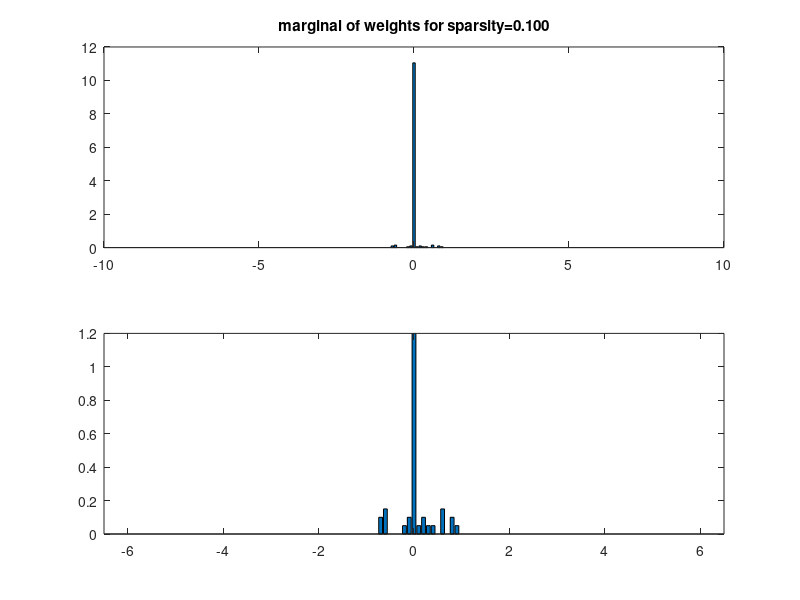
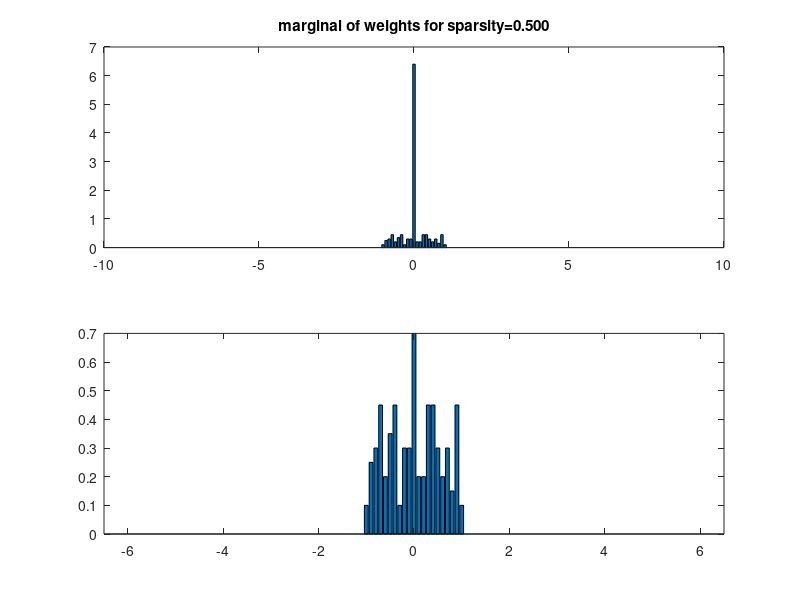
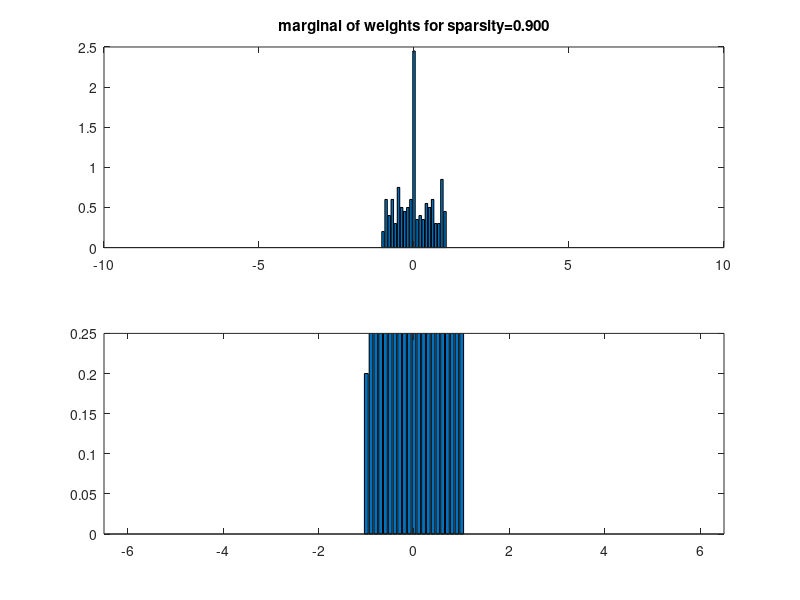

MATLAB code for these plots, in order:

% Compute empirical distribution of coefficients
% draw from a Gaussian ensemble where exactly k0 elements are non-zero
% The resulting marginal is a good prior for the weights in 
% a sparse linear regression model

% Based on code by Baback Moghaddam

if ~exist('n','var'), n=12; end                 % n = dimension of x (#cols of A)
if ~exist('m','var'), m=10*n; end               % m = dimension of y (#rows of A)
if ~exist('nCases','var'), nCases = 20; end    % nCases = no. of MC trials

xr = [-6.5:0.1:6.5];  % discretized x range

sparsities = [0.1 0.5 0.9];

for sparsity=sparsities(:)'
   
k0 = fix(sparsity*n);

% Generate a bunch of random sparse weight vectors
for c = 1:nCases   % ------------------------------------- MC loop
   %x0 = randn(n,1);         % Gaussian x
   x0 = unifrnd(-1,1,n,1);
   %x0 = 3*(2*rand(n,1)-1);  % Uniform x
   %x0 = sign(randn(n,1));   % Binary x
   idx = randperm(n);
   x0(idx(1:n-k0)) = 0;
   trueWeights(:,c) = x0;   
end  % ---------------------------------------------- end MC loop


Pw = zeros(1,length(xr));
for i = 1:nCases
   h = hist(trueWeights(:,i),xr);
   Pw = Pw + h/nCases;
end
figure;
subplot(2,1,1); bar(xr, Pw);
title(sprintf('marginal of weights for sparsity=%5.3f', sparsity)) 
subplot(2,1,2); bar(xr, Pw);
ylim = get(gca, 'ylim');
axis([min(xr) max(xr) 0 ylim(2)*0.1])

end % for sparsity
